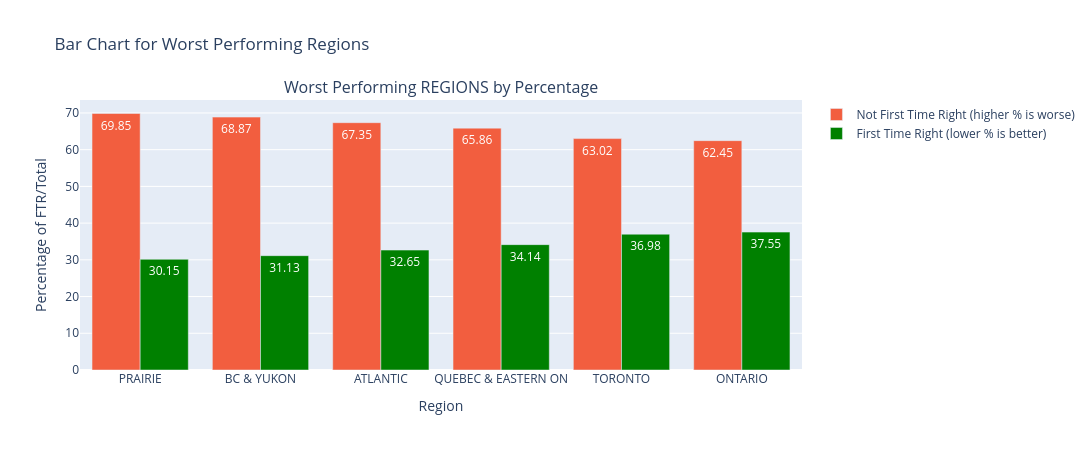
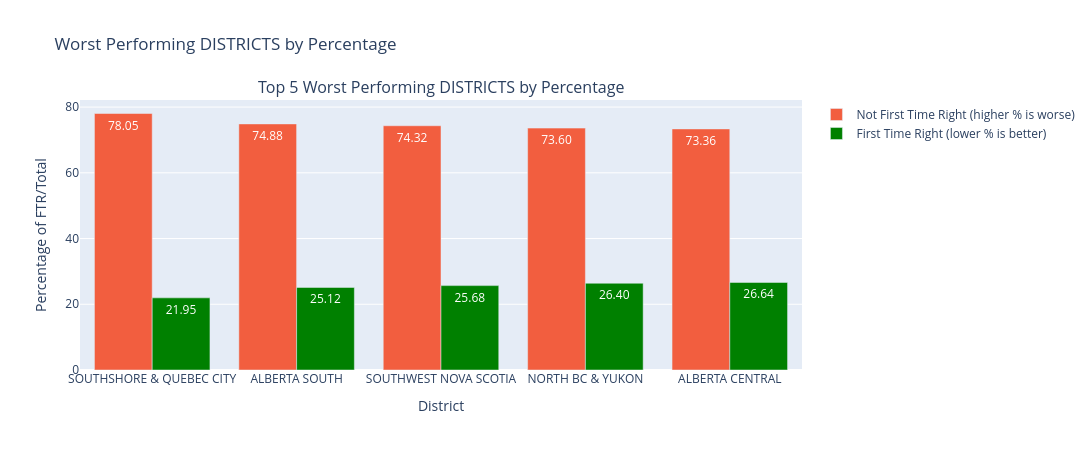

The notebook cell these images were saved under, in order:
### Markdown cell above
Results are shown in the form of visualisation below.

### Code cell
#Region
FTR_Y = percentagereg[percentagereg['First Time Right(Y/N)'] == 'Y']
FTR_N = percentagereg[percentagereg['First Time Right(Y/N)'] == 'N']

fig1 = make_subplots(rows=1, cols=1, shared_xaxes=True, vertical_spacing=0.15,
                    subplot_titles=['Worst Performing REGIONS by Percentage'])

fig1.add_trace(go.Bar(x=FTR_N['Region'], y=FTR_N['Percentage (FTR/Total)'],
                     name='Not First Time Right (higher % is worse)', marker_color='#F25E3F'),
              row=1, col=1)

fig1.add_trace(go.Bar(x=FTR_Y['Region'], y=FTR_Y['Percentage (FTR/Total)'],
                     name='First Time Right (lower % is better)', marker_color='green'),
              row=1, col=1)

fig1.update_traces(texttemplate='%{y:.2f}', textposition='auto', textfont_color='white')

fig1.update_xaxes(title_text='Region', row=1, col=1)
fig1.update_yaxes(title_text='Percentage of FTR/Total', row=1, col=1)
fig1.update_layout(barmode='group', height=450, width=1200, title_text='Bar Chart for Worst Performing Regions')
fig1.show()

#District
FTR_Y_d = percentagedis[percentagedis['First Time Right(Y/N)'] == 'Y'].head()
FTR_N_d = percentagedis[percentagedis['First Time Right(Y/N)'] == 'N'].head()

fig2 = make_subplots(rows=1, cols=1, shared_xaxes=True, vertical_spacing=0.15,
                    subplot_titles=[ 'Top 5 Worst Performing DISTRICTS by Percentage'])

fig2.add_trace(go.Bar(x=FTR_N_d['District'], y=FTR_N_d['Percentage (FTR/Total)'],
                     name='Not First Time Right (higher % is worse)', marker_color='#F25E3F'),
              row=1, col=1)

fig2.add_trace(go.Bar(x=FTR_Y_d['District'], y=FTR_Y_d['Percentage (FTR/Total)'],
                     name='First Time Right (lower % is better)', marker_color='green'),
              row=1, col=1)

fig2.update_traces(texttemplate='%{y:.2f}', textposition='auto', textfont_color='white')

fig2.update_xaxes(title_text='District', row=1, col=1)
fig2.update_yaxes(title_text='Percentage of FTR/Total', row=1, col=1)
fig2.update_layout(barmode='group', height=450, width=1200, title_text='Worst Performing DISTRICTS by Percentage')
fig2.show()

### Figure 1 — Plotly figure (JSON) as saved in the notebook; plotly's stock layout.template omitted (floating-point values rounded to 4 significant figures)
{"data": [{"marker": {"color": "#F25E3F"}, "name": "Not First Time Right (higher % is worse)", "textfont": {"color": "white"}, "textposition": "auto", "texttemplate": "%{y:.2f}", "type": "bar", "x": ["PRAIRIE", "BC & YUKON", "ATLANTIC", "QUEBEC & EASTERN ON", "TORONTO", "ONTARIO"], "xaxis": "x", "y": [69.85, 68.87, 67.35, 65.86, 63.02, 62.45], "yaxis": "y"}, {"marker": {"color": "green"}, "name": "First Time Right (lower % is better)", "textfont": {"color": "white"}, "textposition": "auto", "texttemplate": "%{y:.2f}", "type": "bar", "x": ["ONTARIO", "TORONTO", "QUEBEC & EASTERN ON", "ATLANTIC", "BC & YUKON", "PRAIRIE"], "xaxis": "x", "y": [37.55, 36.98, 34.14, 32.65, 31.13, 30.15], "yaxis": "y"}], "layout": {"annotations": [{"font": {"size": 16}, "showarrow": false, "text": "Worst Performing REGIONS by Percentage", "x": 0.5, "xanchor": "center", "xref": "paper", "y": 1, "yanchor": "bottom", "yref": "paper"}], "barmode": "group", "height": 450, "title": {"text": "Bar Chart for Worst Performing Regions"}, "width": 1200, "xaxis": {"anchor": "y", "domain": [0, 1], "title": {"text": "Region"}}, "yaxis": {"anchor": "x", "domain": [0, 1], "title": {"text": "Percentage of FTR/Total"}}}}

### Figure 2 — Plotly figure (JSON) as saved in the notebook; plotly's stock layout.template omitted (floating-point values rounded to 4 significant figures)
{"data": [{"marker": {"color": "#F25E3F"}, "name": "Not First Time Right (higher % is worse)", "textfont": {"color": "white"}, "textposition": "auto", "texttemplate": "%{y:.2f}", "type": "bar", "x": ["SOUTHSHORE & QUEBEC CITY", "ALBERTA SOUTH", "SOUTHWEST NOVA SCOTIA", "NORTH BC & YUKON", "ALBERTA CENTRAL"], "xaxis": "x", "y": [78.05, 74.88, 74.32, 73.6, 73.36], "yaxis": "y"}, {"marker": {"color": "green"}, "name": "First Time Right (lower % is better)", "textfont": {"color": "white"}, "textposition": "auto", "texttemplate": "%{y:.2f}", "type": "bar", "x": ["SOUTHSHORE & QUEBEC CITY", "ALBERTA SOUTH", "SOUTHWEST NOVA SCOTIA", "NORTH BC & YUKON", "ALBERTA CENTRAL"], "xaxis": "x", "y": [21.95, 25.12, 25.68, 26.4, 26.64], "yaxis": "y"}], "layout": {"annotations": [{"font": {"size": 16}, "showarrow": false, "text": "Top 5 Worst Performing DISTRICTS by Percentage", "x": 0.5, "xanchor": "center", "xref": "paper", "y": 1, "yanchor": "bottom", "yref": "paper"}], "barmode": "group", "height": 450, "title": {"text": "Worst Performing DISTRICTS by Percentage"}, "width": 1200, "xaxis": {"anchor": "y", "domain": [0, 1], "title": {"text": "District"}}, "yaxis": {"anchor": "x", "domain": [0, 1], "title": {"text": "Percentage of FTR/Total"}}}}
